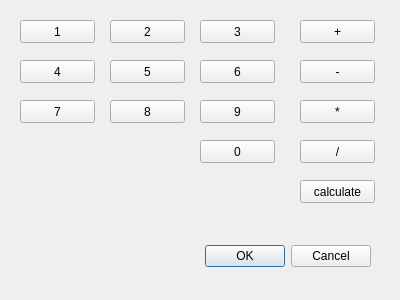
<?xml version="1.0" encoding="UTF-8"?>
<ui version="4.0">
 <class>calculator</class>
 <widget class="QDialog" name="calculator">
  <property name="geometry">
   <rect>
    <x>0</x>
    <y>0</y>
    <width>400</width>
    <height>300</height>
   </rect>
  </property>
  <property name="windowTitle">
   <string>Dialog</string>
  </property>
  <widget class="QDialogButtonBox" name="buttonBox">
   <property name="geometry">
    <rect>
     <x>30</x>
     <y>240</y>
     <width>341</width>
     <height>32</height>
    </rect>
   </property>
   <property name="orientation">
    <enum>Qt::Horizontal</enum>
   </property>
   <property name="standardButtons">
    <set>QDialogButtonBox::Cancel|QDialogButtonBox::Ok</set>
   </property>
  </widget>
  <widget class="QPushButton" name="btn_cal">
   <property name="geometry">
    <rect>
     <x>300</x>
     <y>180</y>
     <width>75</width>
     <height>23</height>
    </rect>
   </property>
   <property name="text">
    <string>calculate</string>
   </property>
  </widget>
  <widget class="QPushButton" name="btn_1">
   <property name="geometry">
    <rect>
     <x>20</x>
     <y>20</y>
     <width>75</width>
     <height>23</height>
    </rect>
   </property>
   <property name="text">
    <string>1</string>
   </property>
  </widget>
  <widget class="QPushButton" name="btn_2">
   <property name="geometry">
    <rect>
     <x>110</x>
     <y>20</y>
     <width>75</width>
     <height>23</height>
    </rect>
   </property>
   <property name="text">
    <string>2</string>
   </property>
  </widget>
  <widget class="QPushButton" name="btn_3">
   <property name="geometry">
    <rect>
     <x>200</x>
     <y>20</y>
     <width>75</width>
     <height>23</height>
    </rect>
   </property>
   <property name="text">
    <string>3</string>
   </property>
  </widget>
  <widget class="QPushButton" name="btn_4">
   <property name="geometry">
    <rect>
     <x>20</x>
     <y>60</y>
     <width>75</width>
     <height>23</height>
    </rect>
   </property>
   <property name="text">
    <string>4</string>
   </property>
  </widget>
  <widget class="QPushButton" name="btn_5">
   <property name="geometry">
    <rect>
     <x>110</x>
     <y>60</y>
     <width>75</width>
     <height>23</height>
    </rect>
   </property>
   <property name="text">
    <string>5</string>
   </property>
  </widget>
  <widget class="QPushButton" name="btn_6">
   <property name="geometry">
    <rect>
     <x>200</x>
     <y>60</y>
     <width>75</width>
     <height>23</height>
    </rect>
   </property>
   <property name="text">
    <string>6</string>
   </property>
  </widget>
  <widget class="QPushButton" name="btn_7">
   <property name="geometry">
    <rect>
     <x>20</x>
     <y>100</y>
     <width>75</width>
     <height>23</height>
    </rect>
   </property>
   <property name="text">
    <string>7</string>
   </property>
  </widget>
  <widget class="QPushButton" name="btn_8">
   <property name="geometry">
    <rect>
     <x>110</x>
     <y>100</y>
     <width>75</width>
     <height>23</height>
    </rect>
   </property>
   <property name="text">
    <string>8</string>
   </property>
  </widget>
  <widget class="QPushButton" name="btn_9">
   <property name="geometry">
    <rect>
     <x>200</x>
     <y>100</y>
     <width>75</width>
     <height>23</height>
    </rect>
   </property>
   <property name="text">
    <string>9</string>
   </property>
  </widget>
  <widget class="QPushButton" name="btn_0">
   <property name="geometry">
    <rect>
     <x>200</x>
     <y>140</y>
     <width>75</width>
     <height>23</height>
    </rect>
   </property>
   <property name="text">
    <string>0</string>
   </property>
  </widget>
  <widget class="QPushButton" name="btn_add">
   <property name="geometry">
    <rect>
     <x>300</x>
     <y>20</y>
     <width>75</width>
     <height>23</height>
    </rect>
   </property>
   <property name="text">
    <string>+</string>
   </property>
  </widget>
  <widget class="QPushButton" name="btn_mius">
   <property name="geometry">
    <rect>
     <x>300</x>
     <y>60</y>
     <width>75</width>
     <height>23</height>
    </rect>
   </property>
   <property name="text">
    <string>-</string>
   </property>
  </widget>
  <widget class="QPushButton" name="btn_multi">
   <property name="geometry">
    <rect>
     <x>300</x>
     <y>100</y>
     <width>75</width>
     <height>23</height>
    </rect>
   </property>
   <property name="text">
    <string>*</string>
   </property>
  </widget>
  <widget class="QPushButton" name="btn_divide">
   <property name="geometry">
    <rect>
     <x>300</x>
     <y>140</y>
     <width>75</width>
     <height>23</height>
    </rect>
   </property>
   <property name="text">
    <string>/</string>
   </property>
  </widget>
  <widget class="QLabel" name="result">
   <property name="geometry">
    <rect>
     <x>30</x>
     <y>190</y>
     <width>101</width>
     <height>81</height>
    </rect>
   </property>
   <property name="text">
    <string/>
   </property>
  </widget>
 </widget>
 <resources/>
 <connections>
  <connection>
   <sender>buttonBox</sender>
   <signal>accepted()</signal>
   <receiver>calculator</receiver>
   <slot>accept()</slot>
   <hints>
    <hint type="sourcelabel">
     <x>248</x>
     <y>254</y>
    </hint>
    <hint type="destinationlabel">
     <x>157</x>
     <y>274</y>
    </hint>
   </hints>
  </connection>
  <connection>
   <sender>buttonBox</sender>
   <signal>rejected()</signal>
   <receiver>calculator</receiver>
   <slot>reject()</slot>
   <hints>
    <hint type="sourcelabel">
     <x>316</x>
     <y>260</y>
    </hint>
    <hint type="destinationlabel">
     <x>286</x>
     <y>274</y>
    </hint>
   </hints>
  </connection>
 </connections>
</ui>
